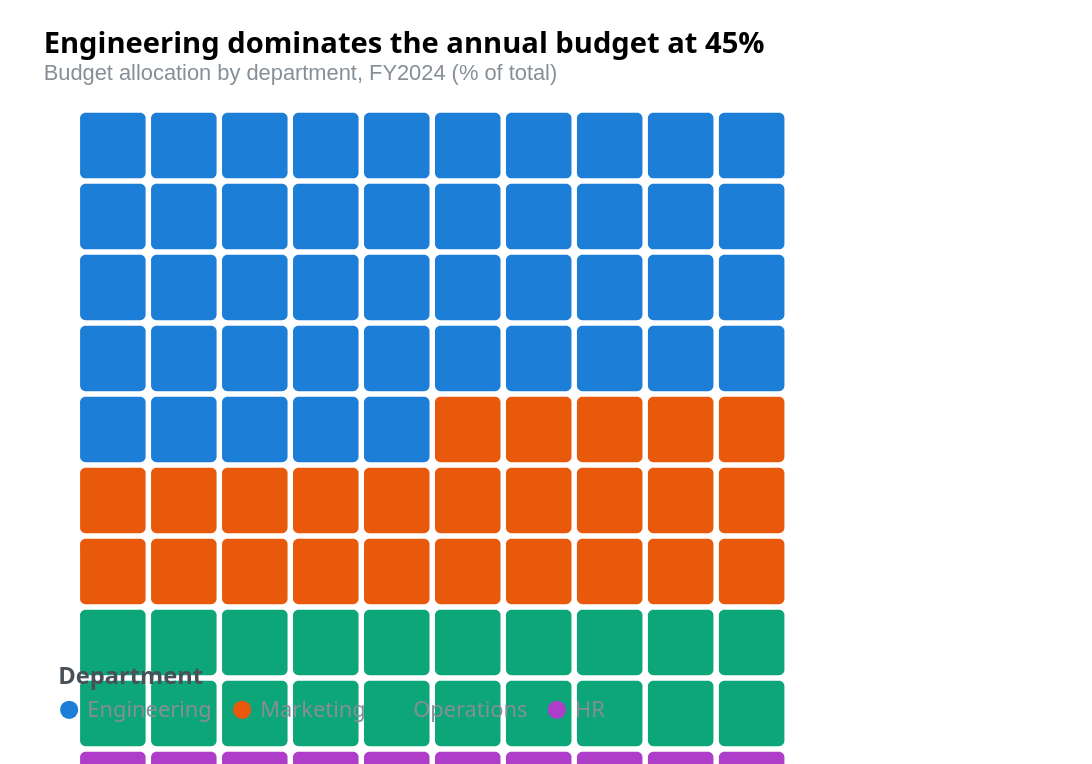

Specify this chart in Vega-Lite:
### Vega specification from a JSON file in a GitHub repository (floating-point values rounded to 4 significant figures)
{"_metadata": {"customization": ["Replace 'values' array with your data — percentages must sum to 100", "Update title and subtitle to reflect your context and units", "Adjust 'cellSize' signal to resize squares", "Change category field names in scales and tooltip"], "dataFormat": "Array of objects with 'category' (nominal) and 'value' (quantitative, percentage 0-100) fields. Values must sum to 100."}, "$schema": "https://vega.github.io/schema/vega/v6.json", "autosize": {"contains": "padding", "type": "fit"}, "config": {"aria": true, "axis": {"labelFont": "system-ui, -apple-system, sans-serif", "titleFont": "system-ui, -apple-system, sans-serif"}, "legend": {"labelFont": "system-ui, -apple-system, sans-serif", "titleFont": "system-ui, -apple-system, sans-serif"}, "title": {"font": "system-ui, -apple-system, sans-serif"}}, "data": [{"name": "source", "values": [{"category": "Engineering", "value": 45}, {"category": "Marketing", "value": 25}, {"category": "Operations", "value": 20}, {"category": "HR", "value": 10}]}, {"name": "cumulative", "source": "source", "transform": [{"as": ["cumSum"], "fields": ["value"], "ops": ["sum"], "sort": {"field": "category", "order": "ascending"}, "type": "window"}, {"as": "startCell", "expr": "datum.cumSum - datum.value", "type": "formula"}]}, {"name": "grid", "transform": [{"as": "cellIndex", "start": 0, "stop": 100, "type": "sequence"}, {"as": "col", "expr": "datum.cellIndex % 10", "type": "formula"}, {"as": "row", "expr": "floor(datum.cellIndex / 10)", "type": "formula"}, {"as": ["_startMatch"], "fields": ["cellIndex"], "from": "cumulative", "key": "startCell", "type": "lookup"}, {"as": "category", "expr": "datum.cellIndex < 45 ? 'Engineering' : datum.cellIndex < 70 ? 'Marketing' : datum.cellIndex < 90 ? 'Operations' : 'HR'", "type": "formula"}]}], "description": "Waffle chart showing budget allocation across 4 departments. Engineering leads at 45%, followed by Marketing at 25%, Operations at 20%, and HR at 10%.", "height": 420, "legends": [{"direction": "horizontal", "fill": "color", "labelColor": "#868e96", "labelFontSize": 12, "orient": "bottom", "padding": 8, "title": "Department", "titleColor": "#495057", "titleFontSize": 13}], "marks": [{"encode": {"enter": {"cornerRadius": {"value": 3}, "height": {"signal": "cellSize"}, "tooltip": {"signal": "{'Category': datum.category, 'Budget share': datum.category === 'Engineering' ? '45%' : datum.category === 'Marketing' ? '25%' : datum.category === 'Operations' ? '20%' : '10%', 'Cell': datum.cellIndex + 1 + ' of 100'}"}, "width": {"signal": "cellSize"}, "x": {"signal": "datum.col * (cellSize + cellGap) + 20"}, "y": {"signal": "datum.row * (cellSize + cellGap)"}}, "update": {"fill": {"field": "category", "scale": "color"}, "opacity": [{"test": "hovered === null || hovered.category === datum.category", "value": 1}, {"value": 0.2}]}}, "from": {"data": "grid"}, "type": "rect"}], "padding": {"bottom": 16, "left": 24, "right": 24, "top": 16}, "scales": [{"domain": ["Engineering", "Marketing", "Operations", "HR"], "name": "color", "range": ["#1c7ed6", "#e8590c", "#0ca678", "#ae3ec9"], "type": "ordinal"}], "signals": [{"name": "cellSize", "value": 36}, {"name": "cellGap", "value": 3}, {"name": "hovered", "on": [{"events": "rect:pointerover", "update": "datum"}, {"events": "rect:pointerout", "update": "null"}], "value": null}], "title": {"anchor": "start", "fontSize": 16, "offset": 16, "subtitle": "Budget allocation by department, FY2024 (% of total)", "subtitleColor": "#868e96", "subtitleFontSize": 12, "text": "Engineering dominates the annual budget at 45%"}, "width": 600}
